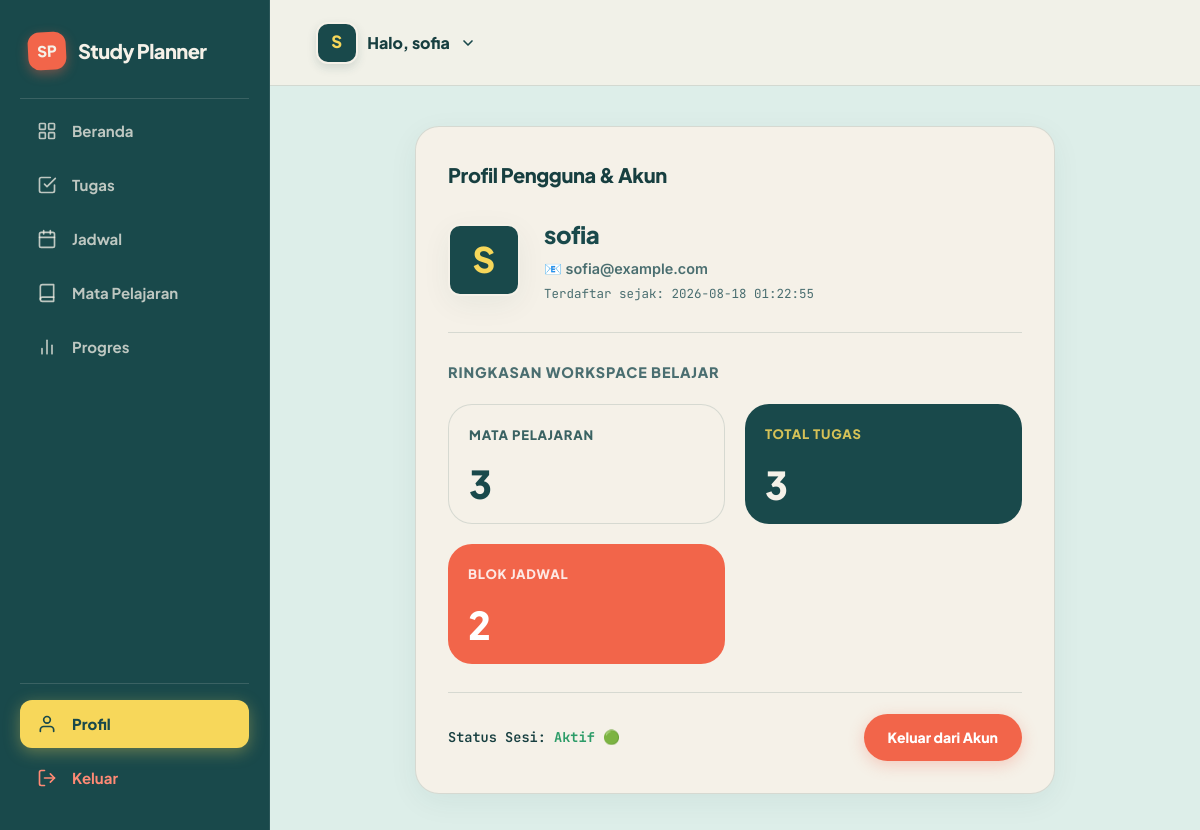
Screenshot of /profile (signed in) with the database file from the repository.
### tables this page shows
CREATE TABLE users (
            id INTEGER PRIMARY KEY AUTOINCREMENT,
            username TEXT UNIQUE NOT NULL,
            email TEXT UNIQUE NOT NULL,
            password_hash TEXT NOT NULL,
            created_at TIMESTAMP DEFAULT CURRENT_TIMESTAMP
        );

### app.py (the view)
@app.route('/profile')
@login_required
def profile():
    user_id = session['user_id']
    db = get_db()
    user = db.execute("SELECT * FROM users WHERE id = ?", (user_id,)).fetchone()
    total_subjects = db.execute("SELECT COUNT(*) FROM subjects WHERE user_id = ?", (user_id,)).fetchone()[0]
    total_tasks = db.execute("SELECT COUNT(*) FROM tasks WHERE user_id = ?", (user_id,)).fetchone()[0]
    total_schedules = db.execute("SELECT COUNT(*) FROM schedules WHERE user_id = ?", (user_id,)).fetchone()[0]
    return render_template('profile.html',
                           user=user,
                           total_subjects=total_subjects,
                           total_tasks=total_tasks,
                           total_schedules=total_schedules)

### app.py (called while the page is built)
def get_db():
    if 'db' not in g:
        g.db = sqlite3.connect(DATABASE)
        g.db.row_factory = sqlite3.Row
        g.db.execute("PRAGMA foreign_keys = ON;")
    return g.db

def login_required(f):
    @wraps(f)
    def decorated_function(*args, **kwargs):
        if 'user_id' not in session:
            flash('Please log in to access this page.', 'warning')
            return redirect(url_for('login'))
        return f(*args, **kwargs)
    return decorated_function

@app.context_processor
def inject_user():
    user = None
    if 'user_id' in session:
        db = get_db()
        user = db.execute("SELECT * FROM users WHERE id = ?", (session['user_id'],)).fetchone()
    return dict(current_user=user)

### templates/profile.html (shortened to what this page needs)
{% extends "base.html" %}
{% block content %}
<div class="card-editorial cream-bg" style="max-width: 640px; margin: 0 auto;">
  <div class="card-title-editorial">
    <span>Profil Pengguna & Akun</span>
  </div>
  <div style="display: flex; align-items: center; gap: 1.5rem; padding-bottom: 1.75rem; border-bottom: 1px solid var(--border-editorial); margin-bottom: 1.75rem; flex-wrap: wrap;">
    <div style="width: 72px; height: 72px; background-color: var(--teal-dark); border-radius: var(--radius-sm); border: 2px solid var(--cream); display: flex; align-items: center; justify-content: center; font-family: var(--font-display); font-size: 2.2rem; font-weight: 900; color: var(--yellow); box-shadow: var(--shadow-editorial); flex-shrink: 0;">
      {{ user.username[0] | upper }}
    </div>
    <div>
      <h2 style="font-family: var(--font-display); font-size: 1.5rem; font-weight: 900; color: var(--teal-dark); letter-spacing: -0.02em;">{{ user.username }}</h2>
      <div style="font-size: 0.9rem; color: var(--text-muted); font-weight: 600; margin-top: 0.2rem;">
        📧 {{ user.email }}
      </div>
      <div style="font-family: var(--font-mono); font-size: 0.78125rem; color: var(--text-muted); margin-top: 0.25rem;">
        Terdaftar sejak: {{ user.created_at }}
      </div>
    </div>
  </div>
  <h3 style="font-family: var(--font-display); font-size: 0.9rem; font-weight: 800; text-transform: uppercase; letter-spacing: 0.06em; color: var(--text-muted); margin-bottom: 1.25rem;">
    Ringkasan Workspace Belajar
  </h3>
  <div class="metrics-varied-grid" style="margin-bottom: 1.75rem;">
    <div class="metric-card-editorial cream-theme" style="min-height: 120px; padding: 1.25rem;">
      <div class="metric-card-label" style="color: var(--teal-dark);">Mata Pelajaran</div>
      <div class="metric-card-num" style="color: var(--teal-dark); font-size: 2.4rem;">{{ total_subjects }}</div>
    </div>
    <div class="metric-card-editorial teal-theme" style="min-height: 120px; padding: 1.25rem;">
      <div class="metric-card-label" style="color: var(--yellow);">Total Tugas</div>
      <div class="metric-card-num" style="color: var(--cream); font-size: 2.4rem;">{{ total_tasks }}</div>
    </div>
    <div class="metric-card-editorial coral-theme" style="min-height: 120px; padding: 1.25rem;">
      <div class="metric-card-label">Blok Jadwal</div>
      <div class="metric-card-num" style="font-size: 2.4rem;">{{ total_schedules }}</div>
    </div>
  </div>
  <div style="border-top: 1px solid var(--border-editorial); padding-top: 1.35rem; display: flex; justify-content: space-between; align-items: center; flex-wrap: wrap; gap: 1rem;">
    <span style="font-family: var(--font-mono); font-size: 0.85rem; font-weight: 600;">Status Sesi: <strong style="color: var(--green-status);">Aktif 🟢</strong></span>
    <a href="{{ url_for('logout') }}" class="btn-editorial btn-editorial-coral">Keluar dari Akun</a>
  </div>
</div>
{% endblock %}

### templates/base.html (shortened to what this page needs)
<!DOCTYPE html>
<html lang="id">
<head>
  <link rel="stylesheet" href="{{ url_for('static', filename='css/style.css') }}">
</head>
<body>
  {% if current_user %}
  <div class="app-container">
    <aside class="sidebar">
      <div>
        <div class="brand-header">
          <span class="brand-badge">SP</span>
          <span class="brand-title">Study Planner</span>
        </div>
        <ul class="nav-menu">
          <li class="nav-item {% if request.endpoint == 'dashboard' %}active{% endif %}">
            <a href="{{ url_for('dashboard') }}">
              <span class="nav-icon"></span>
              Beranda
            </a>
          </li>
          <li class="nav-item {% if request.endpoint in ['tasks', 'task_create', 'task_edit'] %}active{% endif %}">
            <a href="{{ url_for('tasks') }}">
              <span class="nav-icon"><svg xmlns="http://www.w3.org/2000/svg" width="20" height="20" viewBox="0 0 24 24" fill="none" stroke="currentColor" stroke-width="2" stroke-linecap="round" stroke-linejoin="round"><path d="M9 11l3 3L22 4"/><path d="M21 12v7a2 2 0 01-2 2H5a2 2 0 01-2-2V5a2 2 0 012-2h11"/></svg></span>
              Tugas
            </a>
          </li>
          <li class="nav-item {% if request.endpoint == 'schedule' %}active{% endif %}">
            <a href="{{ url_for('schedule') }}">
              <span class="nav-icon"></span>
              Jadwal
            </a>
          </li>
          <li class="nav-item {% if request.endpoint == 'subjects' %}active{% endif %}">
            <a href="{{ url_for('subjects') }}">
              <span class="nav-icon"><svg xmlns="http://www.w3.org/2000/svg" width="20" height="20" viewBox="0 0 24 24" fill="none" stroke="currentColor" stroke-width="2" stroke-linecap="round" stroke-linejoin="round"><path d="M4 19.5A2.5 2.5 0 016.5 17H20"/><path d="M6.5 2H20v20H6.5A2.5 2.5 0 014 19.5v-15A2.5 2.5 0 016.5 2z"/></svg></span>
              Mata Pelajaran
            </a>
          </li>
          <li class="nav-item {% if request.endpoint == 'progress' %}active{% endif %}">
            <a href="{{ url_for('progress') }}">
              <span class="nav-icon"><svg xmlns="http://www.w3.org/2000/svg" width="20" height="20" viewBox="0 0 24 24" fill="none" stroke="currentColor" stroke-width="2" stroke-linecap="round" stroke-linejoin="round"><line x1="18" y1="20" x2="18" y2="10"/><line x1="12" y1="20" x2="12" y2="4"/><line x1="6" y1="20" x2="6" y2="14"/></svg></span>
              Progres
            </a>
          </li>
        </ul>
      </div>
      <div class="sidebar-bottom">
        <div class="nav-item {% if request.endpoint == 'profile' %}active{% endif %}">
          <a href="{{ url_for('profile') }}">
            <span class="nav-icon"><svg xmlns="http://www.w3.org/2000/svg" width="20" height="20" viewBox="0 0 24 24" fill="none" stroke="currentColor" stroke-width="2" stroke-linecap="round" stroke-linejoin="round"><path d="M20 21v-2a4 4 0 00-4-4H8a4 4 0 00-4 4v2"/><circle cx="12" cy="7" r="4"/></svg></span>
            Profil
          </a>
        </div>
        <div class="nav-item">
          <a href="{{ url_for('logout') }}" class="logout-link">
            <span class="nav-icon"><svg xmlns="http://www.w3.org/2000/svg" width="20" height="20" viewBox="0 0 24 24" fill="none" stroke="currentColor" stroke-width="2" stroke-linecap="round" stroke-linejoin="round"><path d="M9 21H5a2 2 0 01-2-2V5a2 2 0 012-2h4"/><polyline points="16 17 21 12 16 7"/><line x1="21" y1="12" x2="9" y2="12"/></svg></span>
            Keluar
          </a>
        </div>
      </div>
    </aside>
    <div class="main-wrapper">
      <header class="top-header">
        <div class="user-header-menu" id="user-header-menu">
          <div class="user-header-trigger" id="user-header-trigger">
            <div class="user-avatar">
              {{ current_user.username[0] | upper }}
            </div>
            <span class="user-greeting-header">Halo, {{ current_user.username }}</span>
            <svg class="chevron-user-dropdown" xmlns="http://www.w3.org/2000/svg" width="16" height="16" viewBox="0 0 24 24" fill="none" stroke="currentColor" stroke-width="2.5" stroke-linecap="round" stroke-linejoin="round"><polyline points="6 9 12 15 18 9"/></svg>
          </div>
        </div>
      </header>
      <main class="content-body">
        {% block content %}{% endblock %}
      </main>
    </div>
  </div>
  {% else %}
    {% block auth_content %}{% endblock %}
  {% endif %}
</body>
</html>

### rows the page displays
users: username "S", username "sofia", email "sofia@example.com", created_at "2026-08-18 01:22:55"

### other values shown
{{ total_subjects }} "3"
{{ total_tasks }} "3"
{{ total_schedules }} "2"
